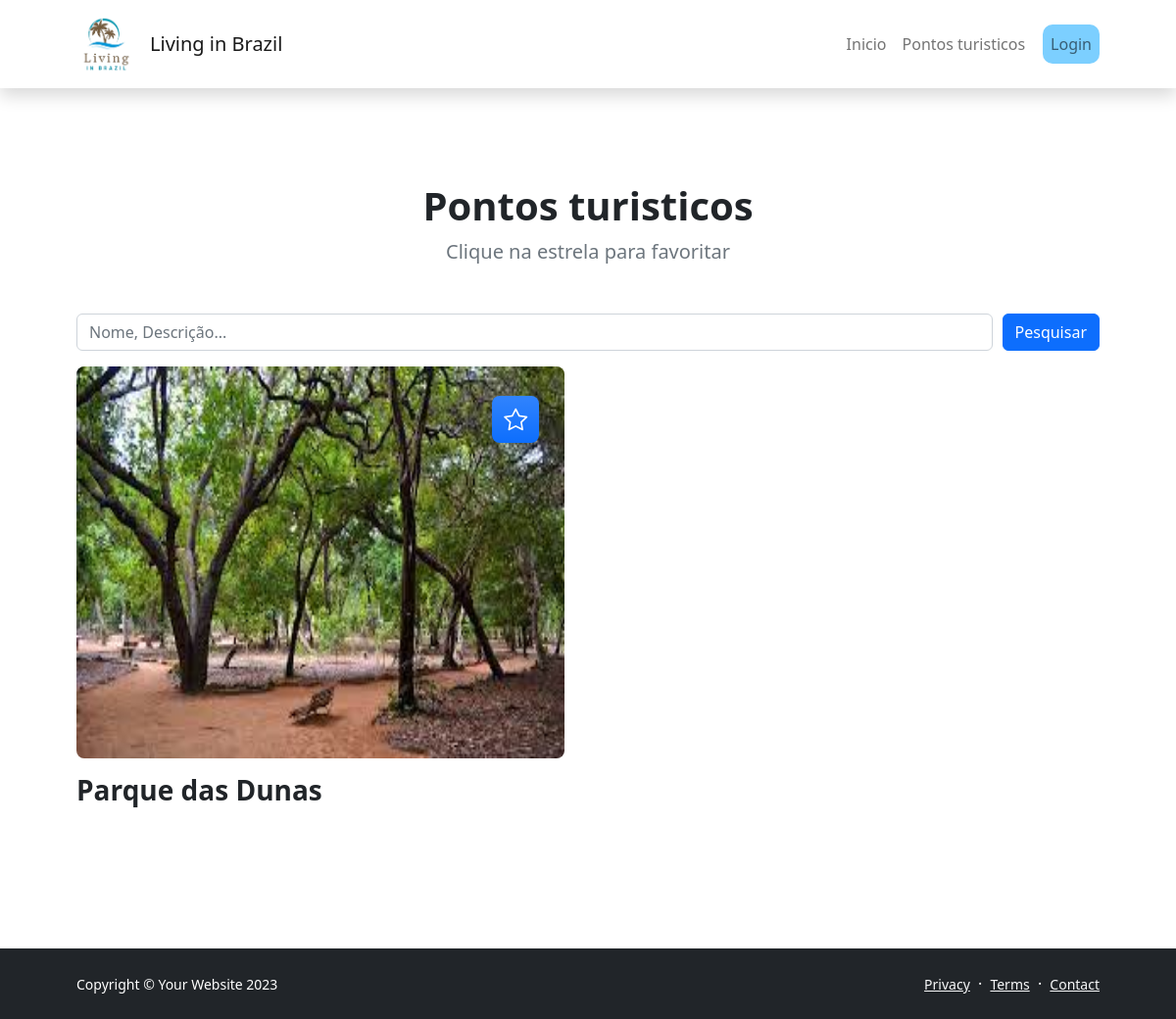
Screenshot of /pontos_turisticos/ with the database file from the repository.
### app_PP/models.py (models this page shows)
class Galeira_Ponto_Turistico(models.Model):
    gap_id = models.AutoField(primary_key=True)
    gap_descricao = models.CharField(max_length=512)
    gap_foto = models.ImageField(upload_to='imgsPontos/', blank = True)
    gap_pon = models.ForeignKey(Ponto_Turistico, on_delete=models.CASCADE)

class Ponto_Turistico(models.Model):
    pon_id = models.AutoField(primary_key=True)
    pon_nome = models.CharField(max_length=100)
    pon_descricao = models.CharField(max_length=100)
    pon_qrcode = models.ImageField(upload_to='imgsPontos/',blank = True, validators=[FileExtensionValidator(['jpg', 'jpeg', 'png', 'webp'], 'apenas imagens são aceitas')])
    pon_latitude = models.FloatField()
    pon_longitude = models.FloatField()
    pon_status = models.BooleanField()
    pon_jur_id = models.ForeignKey(Usuario_Juridico, on_delete=models.CASCADE,blank = True, null=True)
    pon_gov_id = models.ForeignKey(Usuario_Governo, on_delete=models.CASCADE,blank = True, null=True)

### app_PP/views.py (the view)
# urls.py: path('pontos_turisticos/', pontos_turisticos, name='pontos_turisticos'),
def pontos_turisticos(request):
    pontos = {
        "pontos": Ponto_Turistico.objects.all(),
        'fotos': Galeira_Ponto_Turistico.objects.all()
    }
    pesquisa = request.GET.get('pesquisa')
    if pesquisa:
        pontos['pontos'] = pontos['pontos'].filter(
            Q(pon_nome__icontains=pesquisa)
            | Q(pon_descricao__icontains=pesquisa)
        )
    return render(request, 'app_LIB/pontos_turisticos.html', pontos)

### app_PP/templates/app_LIB/pontos_turisticos.html (shortened to what this page needs)
<!DOCTYPE html>
<html lang="en">
    <head>
        <link href="https://cdn.jsdelivr.net/npm/bootstrap-icons@1.5.0/font/bootstrap-icons.css" rel="stylesheet" />
        <link href="../../static/app_LIB/css/styles.css" rel="stylesheet" />
    </head>
    <body class="d-flex flex-column h-100">
        <main class="flex-shrink-0">
            <nav class="navbar navbar-expand navbar shadow" style="height: 90px;">
                <div class="container px-5">
                    <img src="../../static/app_LIB/imgs/living in brazil logo.png" alt="Logo" width="60" height="60" class="d-inline-block align-text-top" style="margin-right: 15px;">
                    <a class="navbar-brand" href="{% url 'cliente' %}">Living in Brazil</a>
                    <div class="collapse navbar-collapse" id="navbarSupportedContent">
                        <ul class="navbar-nav ms-auto mb-2 mb-lg-0">
                            <li class="nav-item"><a class="nav-link" href="{% url 'PaginaInicial/' %}">Inicio</a></li>
                            <li class="nav-item"><a class="nav-link" href="{% url 'pontos_turisticos' %}">Pontos turisticos</a></li>
                            <li class="nav-item"><a class="nav-link" href="{% url 'login' %}" style="background-color: rgb(124, 207, 255); border-radius: 10px; margin-left: 10px;">Login</a></li>
                        </ul>
                    </div>
                </div>
            </nav>
            <section class="py-5">
                <div class="container px-5 my-5">
                    <div class="text-center mb-5">
                        <h1 class="fw-bolder">Pontos turisticos</h1>
                        <p class="lead fw-normal text-muted mb-0">Clique na estrela para favoritar</p>
                    </div>
                    <div class="input-group input-group-sm mb-3" style="display: flex;">
                        <form action="{% url 'pontos_turisticos' %}" method="get" style="width: 100%; display: flex;">
                            <input type="text" name="pesquisa" class="form-control" aria-label="Sizing example input" aria-describedby="inputGroup-sizing-sm" value="{{ request.GET.pesquisa }}" placeholder="Nome, Descrição..." style="margin-right: 10px; flex: 1; box-sizing: border-box;">
                            <button type="submit" class="btn btn-primary">Pesquisar</button>
                        </form>
                    </div>
                    <div class="row gx-5">
                        {% for ponto in pontos %}
                            {% if ponto.pon_status == 1 %}
                            <div class="col-lg-6">
                                <div class="position-relative mb-5">
                                    {% for foto_P in fotos %}
                                        {% if foto_P.gap_pon == ponto %}
                                            {% if foto_P.gap_foto != '' %}
                                                <img class="img-fluid rounded-3 mb-3" src="{{foto_P.gap_foto.url}}" alt="..." style="width: 600px; height: 400px;">
                                            {%endif%}
                                        {%endif%}
                                    {% endfor %}
                                    <div class="feature bg-primary bg-gradient text-white rounded-3 mb-3" style=" position:absolute; top:12%; left:90%; -webkit-transform:translate3d(-50%, -50%, 0); -moz-transform:translate3d(-50%, -50%, 0); transform:translate3d(-50%, -50%, 0);"><i class="bi bi-star"></i></div>
                                    <a class="h3 fw-bolder text-decoration-none link-dark stretched-link" href="{% url 'pt_descricao' ponto.pon_id %}">{{ponto.pon_nome}}</a>
                                </div>
                            </div>
                            {%endif%}
                        {% endfor %}
                    </div>
                </div>
            </section>
        </main>
        <footer class="bg-dark py-4 mt-auto">
            <div class="container px-5">
                <div class="row align-items-center justify-content-between flex-column flex-sm-row">
                    <div class="col-auto"><div class="small m-0 text-white">Copyright &copy; Your Website 2023</div></div>
                    <div class="col-auto">
                        <a class="link-light small" href="#!">Privacy</a>
                        <span class="text-white mx-1">&middot;</span>
                        <a class="link-light small" href="#!">Terms</a>
                        <span class="text-white mx-1">&middot;</span>
                        <a class="link-light small" href="#!">Contact</a>
                    </div>
                </div>
            </div>
        </footer>
    </body>
</html>

### rows the page displays
Ponto_Turistico: pon_nome "Parque das Dunas"
Galeira_Ponto_Turistico: gap_foto (picture)
